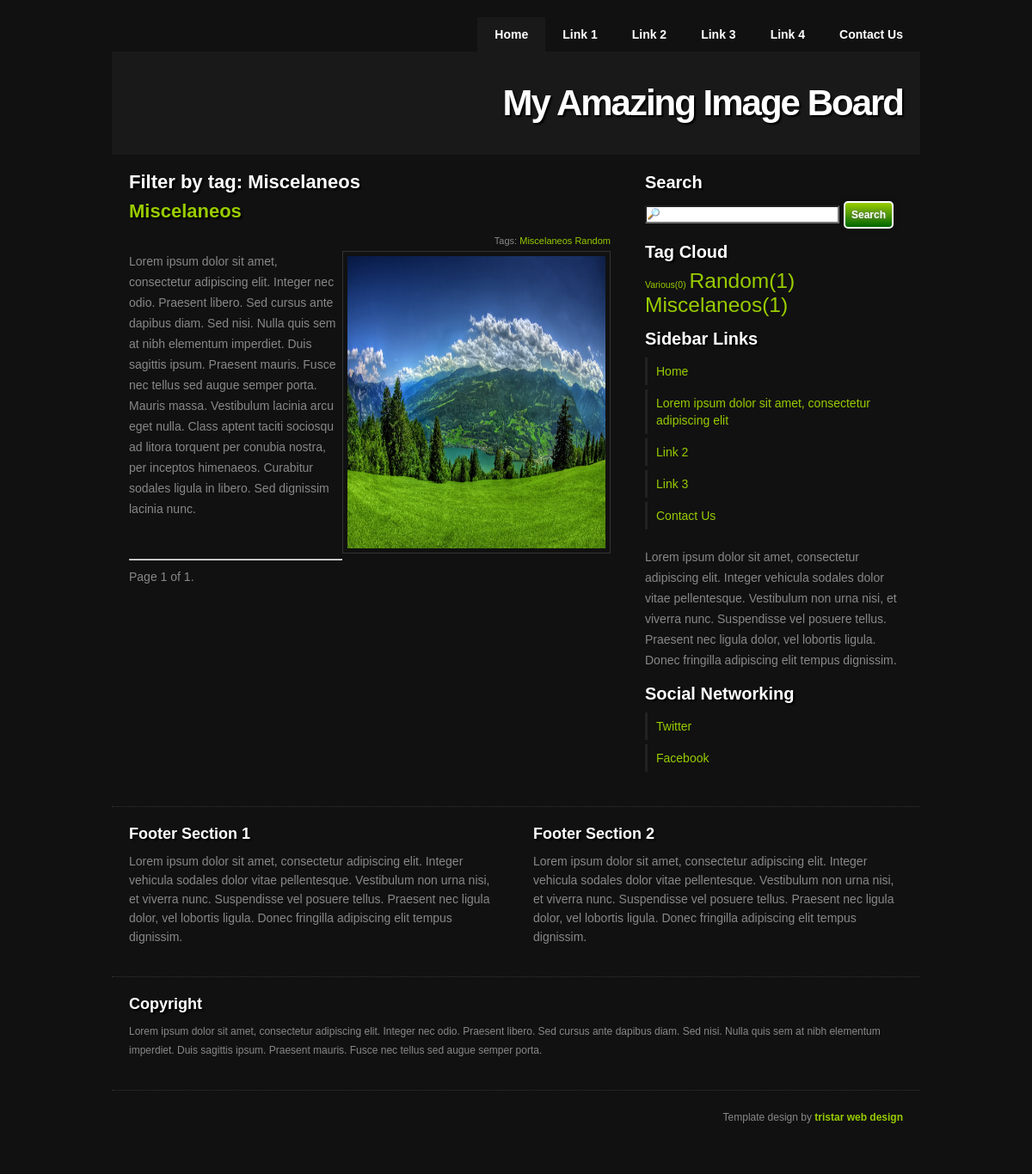
The page /tag/3/ on the database as committed earlier.
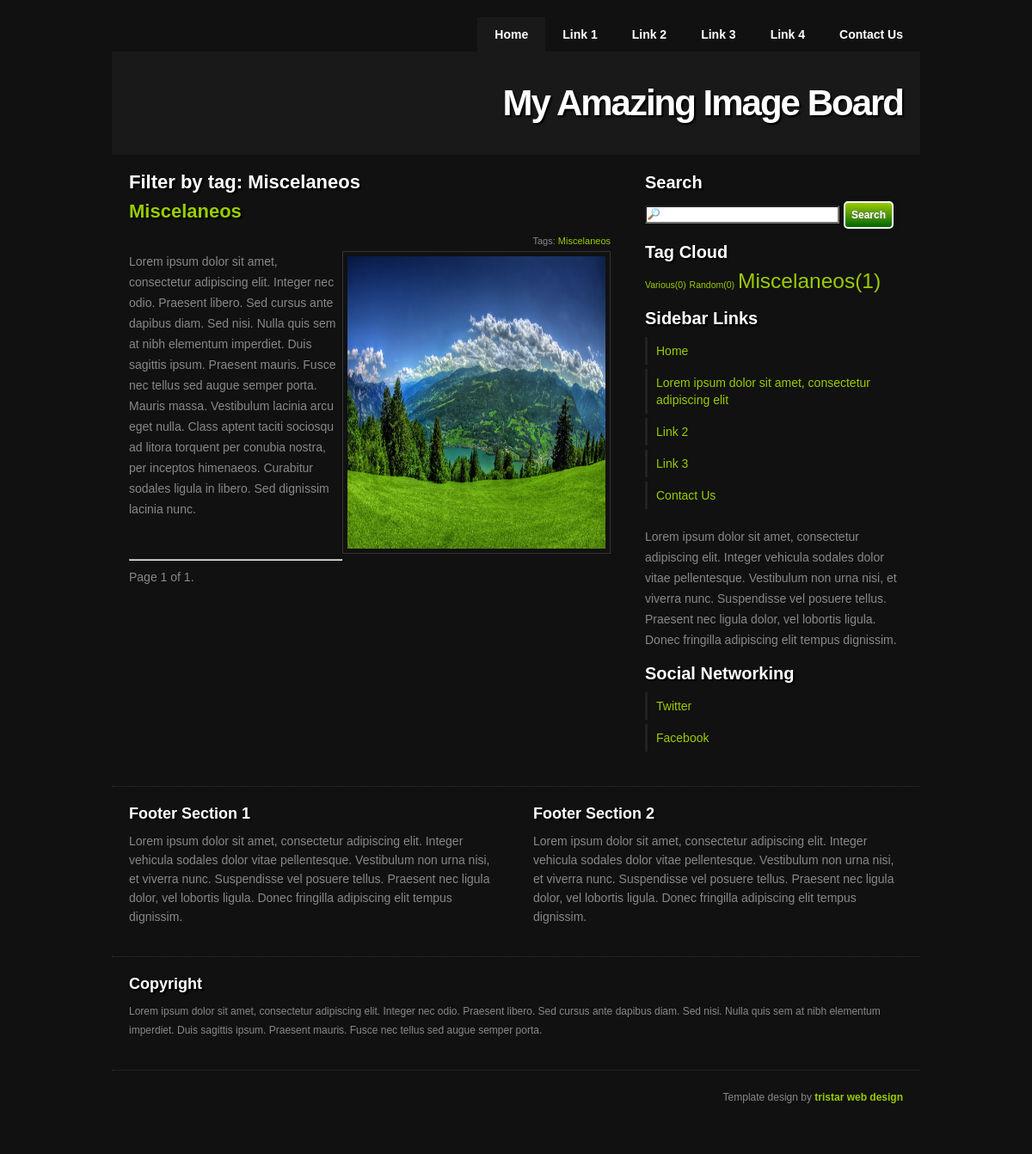
The same page on the database as committed later.
### imageboard/models.py (models this page shows, shortened)
class Image(models.Model):
    name = models.CharField(max_length=100)
    description = models.CharField(max_length=200, null=True)
    author = models.CharField(max_length=100, null=True)
    translated_by = models.CharField(max_length=100, null=True)
    uploaded_date = models.DateTimeField('date published')
    uploaded_by = models.CharField(max_length=100)
    path_name = models.CharField(max_length=200)
    download_link1 = models.CharField(max_length=250, null=True)
    download_link2 = models.CharField(max_length=250, null=True)
    download_link3 = models.CharField(max_length=250, null=True)
    image = models.ImageField(upload_to=settings.UPLOADED_IMAGE_PATH)
    def find_all_images(self):
        list_files = []
        for files in os.listdir(settings.STATICFILES_DIRS[0] + settings.UPLOADED_IMAGE_PATH + self.path_name):
            list_files.append(self.path_name + "/" + files)
        list_files.sort()
        return list_files
    def tags_per_image(self):
       return ImageTag.objects.filter(image = self.id)
    VALID_IMAGE_EXTENSIONS = [
        ".jpg",
        ".jpeg",
        ".png",
        ".gif",
    ]
    def valid_url_extension(url, extension_list=VALID_IMAGE_EXTENSIONS):
        return any([url.endswith(e) for e in extension_list])
    '''
    def save(self):
        #super(ImagePillow, self).save()
        if not self.image:
            return
        if not valid_url_extension(self.image):
            return

        thumb_io = self.image
        # Create a file-like object to write thumb data (thumb data previously created
        # using Pillow, and stored in variable 'thumb')
        thumb_io = StringIO.StringIO()
        thumb.save(thumb_io, format='JPEG')

        thumb_file = ContentFile(thumb_io.getvalue())
        image = ImagePillow.open(thumb_io)
        ratio_height = (890 * self.image_height) / self.image_width
        size = (890, ratio_height)
        image = image.resize(size, ImagePillow.ANTIALIAS)
        image.save(self.path_name)
    '''

class ImageTag(models.Model):
    image = models.ForeignKey(Image)
    tag = models.ForeignKey(Tag)

class Tag(models.Model):
    title = models.CharField(max_length=100)
    images_per_tag = models.ManyToManyField(Image, through='ImageTag')
    def __unicode__(self):
        return self.title

### imageboard/views.py (the view)
# urls.py: url(r'^tag/(?P<tag_id>[0-9]+)/$', views.detail_tags, name = 'tag_details'),
def detail_tags(request, tag_id):
    tags = Tag.objects.get(pk = tag_id)
    tags_per_image = tags.images_per_tag.all()
    pag_images = paginator_exe(request, tags_per_image)
    tag_cloud = tagcloud()
    template = 'tags/detail_tags.html'
    data = {
        'tags': pag_images.object_list,
        'paginator_images': pag_images,
        'query': tags.title,
        'tagcloud': tag_cloud
    }
    return render_to_response(template, data, context_instance=RequestContext(request))

### imageboard/views.py (called while the page is built)
def paginator_exe(req, list, case=IMAGES_PER_PAGE):
    paginator = Paginator(list, case) # Show N post per page
    page = req.GET.get('page')
    try:
        pag_images = paginator.page(page)
    except (PageNotAnInteger, TypeError):
        pag_images = paginator.page(1)
    except EmptyPage:
        pag_images = paginator.page(paginator.num_pages)
    return pag_images

def tagcloud(threshold=0, maxsize=1.75, minsize=.75):
    counts, taglist, tagcloud = [], [], []
    tags = Tag.objects.all()
    for tag in tags:
        count = ImageTag.objects.filter(tag=tag.id).count()
        count >= threshold and (counts.append(count), taglist.append(tag))
    maxcount = max(counts)
    mincount = min(counts)
    constant = log(maxcount - (mincount - 1))/(maxsize - minsize or 1)
    tagcount = zip(taglist, counts)
    for tag, count in tagcount:
        size = log(count - (mincount - 1))/constant + minsize
        tagcloud.append({'tag': tag, 'count': count, 'size': round(size, 7)})
    return tagcloud

### public/templates/tags/detail_tags.html (shortened to what this page needs)
{% extends "base.html" %}
{% load staticfiles %}
{% block stylesheet %}
<link rel="stylesheet" href="{% static "css/style.css" %}" type="text/css" media="screen" />
{% endblock %}
{% block content %}
<section id="content">
  <h2>Filter by tag: {{query}}</h2>
  {% if tags %}
  {% for image in tags %}
  <article>
    <h2><a href="/imageboard/{{ image.id }}/">{{ image.name }}</a></h2>
    <div class="header-block">
      Tags:
      {% for tag in image.tags_per_image %}
      <a href="/tag/{{ tag.tag.id }}/" class="link" >{{ tag.tag }}</a>
      {% endfor%}
    </div>
    <br />
    <div class="slideshow-block">
      <ul class="slides">
        {% for cy_image in image.find_all_images %}
        <li><a title="" href="/imageboard/{{ image.id }}/"><img class="imagehover" alt="" src="{% static "uploaded/" %}{{ cy_image }}" /></a></li>
        {% endfor %}
      </ul>
    </div>
    <p>Lorem ipsum dolor sit amet, consectetur adipiscing elit. Integer nec odio. Praesent libero. Sed cursus ante dapibus diam. Sed nisi. Nulla quis sem at nibh elementum imperdiet. Duis sagittis ipsum. Praesent mauris. Fusce nec tellus sed augue semper porta. Mauris massa. Vestibulum lacinia arcu eget nulla. Class aptent taciti sociosqu ad litora torquent per conubia nostra, per inceptos himenaeos. Curabitur sodales ligula in libero. Sed dignissim lacinia nunc.</p>
  </article>
  <br />
  <hr />
  {% endfor %}
  {% endif %}
  <div class="pagination">
    <span class="step-links">
      <span class="current">
        Page {{ paginator_images.number }} of {{ paginator_images.paginator.num_pages }}.
      </span>
    </span>
  </div>
</section>
{% endblock %}
{% block aside %}{% include "aside.html" %}{% endblock %}

### public/templates/aside.html
<aside id="sidebar">
  <h3>Search</h3>
  <form name="input" action="/search/" method="get">
    <ul class="clearfix">
      <li><input type="text" name="q" class="searchBox" /><input class="form-submit-button-2" type="submit" value="Search" /></li>
    </ul>
  </form>
  <h3>Tag Cloud</h3>
  <p>
  {% for tag in tagcloud %}
  <a style="font-size: {{ tag.size }}em;" title="tags" href="{% url 'imageboard:tag_details' tag.tag.id %}">{{ tag.tag }}({{ tag.count }})</a>
  {% endfor %}
  </p>
  <h3>Sidebar Links</h3>
  <ul class="clearfix">
    <li><a title="home" href="{% url 'imageboard:image_index' %}">Home</a></li>
    <li><a title="link 1" href="{% url 'imageboard:image_index' %}">Lorem ipsum dolor sit amet, consectetur adipiscing elit</a></li>
    <li><a title="link 2" href="{% url 'imageboard:image_index' %}">Link 2</a></li>
    <li><a title="link 3" href="{% url 'imageboard:image_index' %}">Link 3</a></li>
    <li><a title="contact us" href="{% url 'imageboard:image_index' %}">Contact Us</a></li>
  </ul>
  <p>Lorem ipsum dolor sit amet, consectetur adipiscing elit. Integer vehicula sodales dolor vitae pellentesque. Vestibulum non urna nisi, et viverra nunc. Suspendisse vel posuere tellus. Praesent nec ligula dolor, vel lobortis ligula. Donec fringilla adipiscing elit tempus dignissim.</p>
  <h3>Social Networking</h3>
  <ul class="clearfix">
    <li><a title="twitter" href="{% url 'imageboard:image_index' %}">Twitter</a></li>
    <li><a title="facebook" href="{% url 'imageboard:image_index' %}">Facebook</a></li>
  </ul>
</aside>

Rows that differ between the two databases and show on the page:
removed ImageTag: tag "Random"
computed for Tag "Random": count "1" → "0"
